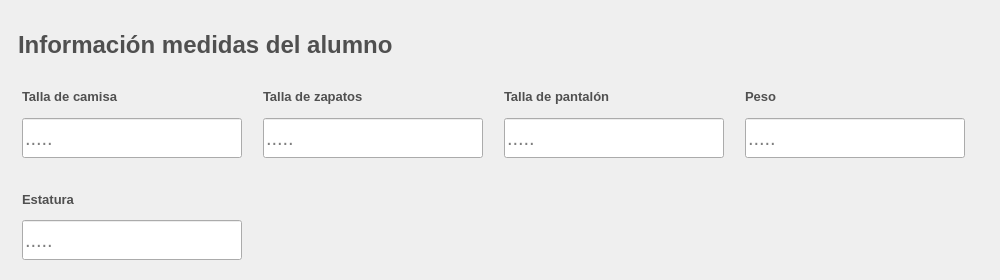
              <widget class="QFrame" name="info_medidas_alumno">
               <property name="sizePolicy">
                <sizepolicy hsizetype="Preferred" vsizetype="Preferred">
                 <horstretch>0</horstretch>
                 <verstretch>10</verstretch>
                </sizepolicy>
               </property>
               <property name="minimumSize">
                <size>
                 <width>1000</width>
                 <height>280</height>
                </size>
               </property>
               <property name="styleSheet">
                <string notr="true"/>
               </property>
               <property name="frameShape">
                <enum>QFrame::NoFrame</enum>
               </property>
               <property name="frameShadow">
                <enum>QFrame::Raised</enum>
               </property>
               <property name="tipo" stdset="0">
                <string>espacio_segmento</string>
               </property>
               <layout class="QVBoxLayout" name="verticalLayout_8">
                <property name="leftMargin">
                 <number>10</number>
                </property>
                <property name="topMargin">
                 <number>20</number>
                </property>
                <item>
                 <widget class="QLabel" name="label_segmento_info_medidas_alumno">
                  <property name="sizePolicy">
                   <sizepolicy hsizetype="Fixed" vsizetype="Fixed">
                    <horstretch>0</horstretch>
                    <verstretch>0</verstretch>
                   </sizepolicy>
                  </property>
                  <property name="minimumSize">
                   <size>
                    <width>0</width>
                    <height>40</height>
                   </size>
                  </property>
                  <property name="maximumSize">
                   <size>
                    <width>16777215</width>
                    <height>30</height>
                   </size>
                  </property>
                  <property name="font">
                   <font>
                    <family>Arial</family>
                    <pointsize>18</pointsize>
                    <weight>75</weight>
                    <bold>true</bold>
                   </font>
                  </property>
                  <property name="styleSheet">
                   <string notr="true">QLabel{
	

	
	color: rgb(80, 80, 80);

	border-color: #ffffff;
	border:none;
	padding-left:2px;

	


}
</string>
                  </property>
                  <property name="text">
                   <string>Información medidas del alumno</string>
                  </property>
                  <property name="scaledContents">
                   <bool>false</bool>
                  </property>
                 </widget>
                </item>
                <item>
                 <widget class="QFrame" name="preguntas_info_medidas_2">
                  <property name="minimumSize">
                   <size>
                    <width>460</width>
                    <height>100</height>
                   </size>
                  </property>
                  <property name="styleSheet">
                   <string notr="true"/>
                  </property>
                  <property name="frameShape">
                   <enum>QFrame::NoFrame</enum>
                  </property>
                  <property name="frameShadow">
                   <enum>QFrame::Raised</enum>
                  </property>
                  <layout class="QGridLayout" name="gridLayout_4">
                   <property name="leftMargin">
                    <number>0</number>
                   </property>
                   <property name="horizontalSpacing">
                    <number>9</number>
                   </property>
                   <property name="verticalSpacing">
                    <number>20</number>
                   </property>
                   <item row="0" column="0">
                    <layout class="QVBoxLayout" name="verticalLayout_26">
                     <item>
                      <widget class="QLabel" name="label_talla_camisa">
                       <property name="maximumSize">
                        <size>
                         <width>200</width>
                         <height>16777215</height>
                        </size>
                       </property>
                       <property name="font">
                        <font>
                         <family>Arial</family>
                         <pointsize>10</pointsize>
                         <weight>75</weight>
                         <bold>true</bold>
                        </font>
                       </property>
                       <property name="styleSheet">
                        <string notr="true">QLabel{
		
	color: rgb(80, 80, 80);

	border-color: #ffffff;


}
</string>
                       </property>
                       <property name="text">
                        <string>Talla de camisa</string>
                       </property>
                       <property name="textFormat">
                        <enum>Qt::PlainText</enum>
                       </property>
                       <property name="scaledContents">
                        <bool>true</bool>
                       </property>
                      </widget>
                     </item>
                     <item>
                      <widget class="QLineEdit" name="input_talla_camisa">
                       <property name="sizePolicy">
                        <sizepolicy hsizetype="Fixed" vsizetype="Fixed">
                         <horstretch>0</horstretch>
                         <verstretch>0</verstretch>
                        </sizepolicy>
                       </property>
                       <property name="minimumSize">
                        <size>
                         <width>220</width>
                         <height>40</height>
                        </size>
                       </property>
                       <property name="font">
                        <font>
                         <family>Arial</family>
                         <pointsize>15</pointsize>
                        </font>
                       </property>
                       <property name="styleSheet">
                        <string notr="true"/>
                       </property>
                       <property name="placeholderText">
                        <string>.....</string>
                       </property>
                       <property name="tipo" stdset="0">
                        <string>formulario</string>
                       </property>
                      </widget>
                     </item>
                    </layout>
                   </item>
                   <item row="0" column="1">
                    <layout class="QVBoxLayout" name="verticalLayout_29">
                     <item>
                      <widget class="QLabel" name="label_talla_zapatos">
                       <property name="maximumSize">
                        <size>
                         <width>200</width>
                         <height>16777215</height>
                        </size>
                       </property>
                       <property name="font">
                        <font>
                         <family>Arial</family>
                         <pointsize>10</pointsize>
                         <weight>75</weight>
                         <bold>true</bold>
                        </font>
                       </property>
                       <property name="styleSheet">
                        <string notr="true">QLabel{
		
	color: rgb(80, 80, 80);

	border-color: #ffffff;


}
</string>
                       </property>
                       <property name="text">
                        <string>Talla de zapatos</string>
                       </property>
                       <property name="textFormat">
                        <enum>Qt::PlainText</enum>
                       </property>
                       <property name="scaledContents">
                        <bool>true</bool>
                       </property>
                      </widget>
                     </item>
                     <item>
                      <widget class="QLineEdit" name="input_talla_zapatos">
                       <property name="sizePolicy">
                        <sizepolicy hsizetype="Fixed" vsizetype="Fixed">
                         <horstretch>0</horstretch>
                         <verstretch>0</verstretch>
                        </sizepolicy>
                       </property>
                       <property name="minimumSize">
                        <size>
                         <width>220</width>
                         <height>40</height>
                        </size>
                       </property>
                       <property name="font">
                        <font>
                         <family>Arial</family>
                         <pointsize>15</pointsize>
                        </font>
                       </property>
                       <property name="styleSheet">
                        <string notr="true"/>
                       </property>
                       <property name="placeholderText">
                        <string>.....</string>
                       </property>
                       <property name="tipo" stdset="0">
                        <string>formulario</string>
                       </property>
                      </widget>
                     </item>
                    </layout>
                   </item>
                   <item row="0" column="2">
                    <layout class="QVBoxLayout" name="verticalLayout_30">
                     <item>
                      <widget class="QLabel" name="label_talla_pantalon">
                       <property name="maximumSize">
                        <size>
                         <width>200</width>
                         <height>16777215</height>
                        </size>
                       </property>
                       <property name="font">
                        <font>
                         <family>Arial</family>
                         <pointsize>10</pointsize>
                         <weight>75</weight>
                         <bold>true</bold>
                        </font>
                       </property>
                       <property name="styleSheet">
                        <string notr="true">QLabel{
		
	color: rgb(80, 80, 80);

	border-color: #ffffff;


}
</string>
                       </property>
                       <property name="text">
                        <string>Talla de pantalón </string>
                       </property>
                       <property name="textFormat">
                        <enum>Qt::PlainText</enum>
                       </property>
                       <property name="scaledContents">
                        <bool>true</bool>
                       </property>
                      </widget>
                     </item>
                     <item>
                      <widget class="QLineEdit" name="input_talla_pantalon">
                       <property name="sizePolicy">
                        <sizepolicy hsizetype="Fixed" vsizetype="Fixed">
                         <horstretch>0</horstretch>
                         <verstretch>0</verstretch>
                        </sizepolicy>
                       </property>
                       <property name="minimumSize">
                        <size>
                         <width>220</width>
                         <height>40</height>
                        </size>
                       </property>
                       <property name="font">
                        <font>
                         <family>Arial</family>
                         <pointsize>15</pointsize>
                        </font>
                       </property>
                       <property name="styleSheet">
                        <string notr="true"/>
                       </property>
                       <property name="placeholderText">
                        <string>.....</string>
                       </property>
                       <property name="tipo" stdset="0">
                        <string>formulario</string>
                       </property>
                      </widget>
                     </item>
                    </layout>
                   </item>
                   <item row="0" column="3">
                    <layout class="QVBoxLayout" name="verticalLayout_28">
                     <item>
                      <widget class="QLabel" name="label_peso">
                       <property name="maximumSize">
                        <size>
                         <width>200</width>
                         <height>16777215</height>
                        </size>
                       </property>
                       <property name="font">
                        <font>
                         <family>Arial</family>
                         <pointsize>10</pointsize>
                         <weight>75</weight>
                         <bold>true</bold>
                        </font>
                       </property>
                       <property name="styleSheet">
                        <string notr="true">QLabel{
		
	color: rgb(80, 80, 80);

	border-color: #ffffff;


}
</string>
                       </property>
                       <property name="text">
                        <string>Peso</string>
                       </property>
                       <property name="textFormat">
                        <enum>Qt::PlainText</enum>
                       </property>
                       <property name="scaledContents">
                        <bool>true</bool>
                       </property>
                      </widget>
                     </item>
                     <item>
                      <widget class="QLineEdit" name="input_peso">
                       <property name="sizePolicy">
                        <sizepolicy hsizetype="Fixed" vsizetype="Fixed">
                         <horstretch>0</horstretch>
                         <verstretch>0</verstretch>
                        </sizepolicy>
                       </property>
                       <property name="minimumSize">
                        <size>
                         <width>220</width>
                         <height>40</height>
                        </size>
                       </property>
                       <property name="font">
                        <font>
                         <family>Arial</family>
                         <pointsize>15</pointsize>
                        </font>
                       </property>
                       <property name="styleSheet">
                        <string notr="true"/>
                       </property>
                       <property name="placeholderText">
                        <string>.....</string>
                       </property>
                       <property name="tipo" stdset="0">
                        <string>formulario</string>
                       </property>
                      </widget>
                     </item>
                    </layout>
                   </item>
                   <item row="1" column="0">
                    <layout class="QVBoxLayout" name="verticalLayout_27">
                     <item>
                      <widget class="QLabel" name="label_estatura">
                       <property name="maximumSize">
                        <size>
                         <width>200</width>
                         <height>16777215</height>
                        </size>
                       </property>
                       <property name="font">
                        <font>
                         <family>Arial</family>
                         <pointsize>10</pointsize>
                         <weight>75</weight>
                         <bold>true</bold>
                        </font>
                       </property>
                       <property name="styleSheet">
                        <string notr="true">QLabel{
		
	color: rgb(80, 80, 80);

	border-color: #ffffff;


}
</string>
                       </property>
                       <property name="text">
                        <string>Estatura</string>
                       </property>
                       <property name="scaledContents">
                        <bool>true</bool>
                       </property>
                      </widget>
                     </item>
                     <item>
                      <widget class="QLineEdit" name="input_estatura">
                       <property name="sizePolicy">
                        <sizepolicy hsizetype="Fixed" vsizetype="Fixed">
                         <horstretch>0</horstretch>
                         <verstretch>0</verstretch>
                        </sizepolicy>
                       </property>
                       <property name="minimumSize">
                        <size>
                         <width>220</width>
                         <height>40</height>
                        </size>
                       </property>
                       <property name="font">
                        <font>
                         <family>Arial</family>
                         <pointsize>15</pointsize>
                        </font>
                       </property>
                       <property name="styleSheet">
                        <string notr="true"/>
                       </property>
                       <property name="placeholderText">
                        <string>.....</string>
                       </property>
                       <property name="tipo" stdset="0">
                        <string>formulario</string>
                       </property>
                      </widget>
                     </item>
                    </layout>
                   </item>
                  </layout>
                 </widget>
                </item>
               </layout>
              </widget>
